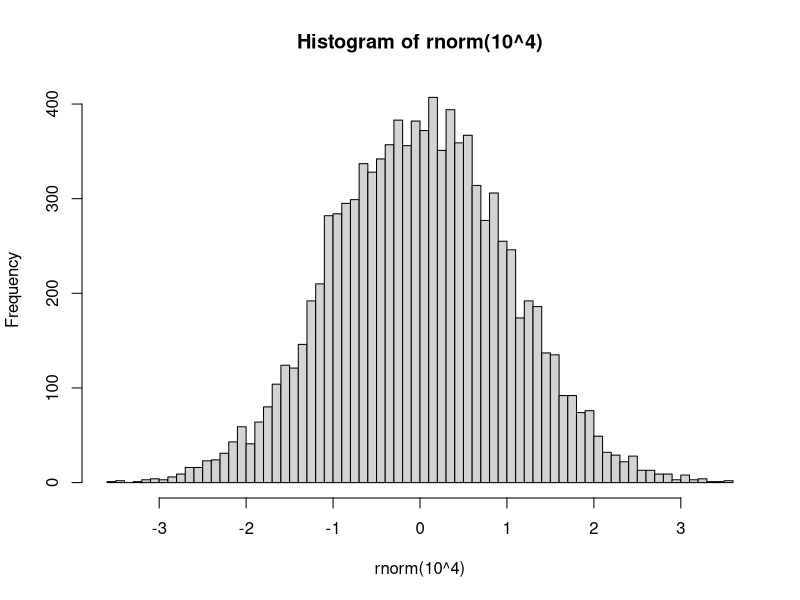
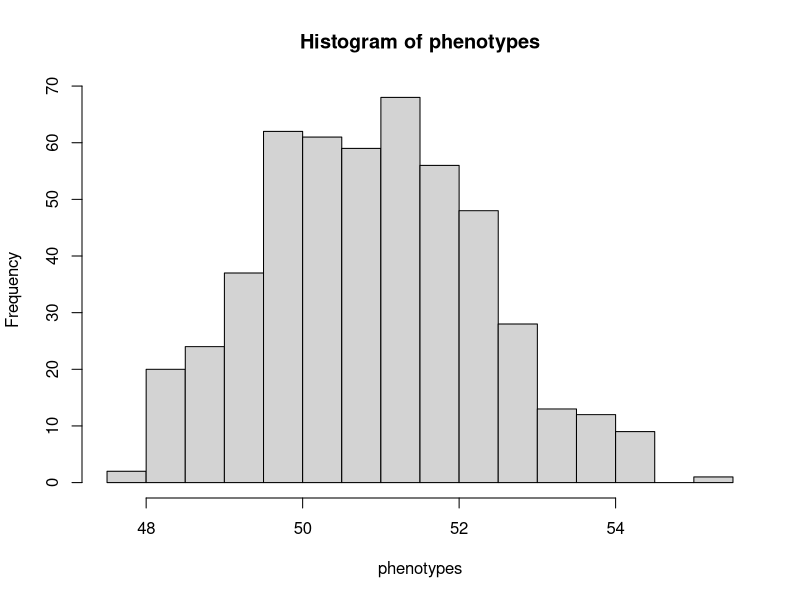
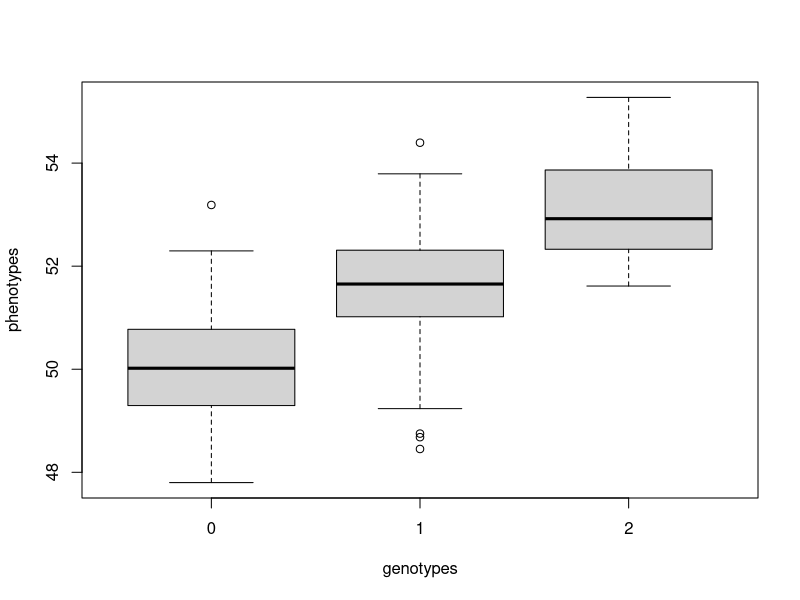
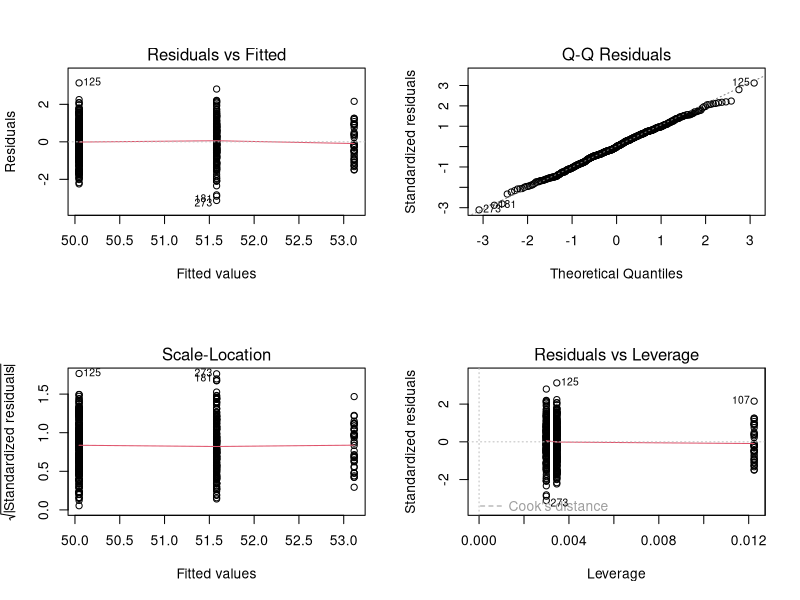

The R script that drew these images, in order:
## ---- chunk 1
R.v.maj <- as.numeric(R.version$major)
R.v.min.1 <- as.numeric(strsplit(R.version$minor, "\\.")[[1]][1])
if(R.v.maj < 2 || (R.v.maj == 2 && R.v.min.1 < 15))
  stop("requires R >= 2.15", call.=FALSE)

suppressPackageStartupMessages(library(knitr))
opts_chunk$set(echo=TRUE, warning=TRUE, message=TRUE, cache=FALSE)

suppressPackageStartupMessages(library(MASS))

options(digits=3)
## ---- chunk 2
hist(rnorm(10^4), breaks="FD")
## ---- chunk 3
knitr::kable(mtcars[1:5,])
## ---- chunk 4
seed <- 1859
set.seed(seed)
## ---- chunk 5
n <- 500
## ---- chunk 6
mu <- 50
## ---- chunk 7
##' Calculate the genotype frequencies (AA, Aa, aa) at Hardy-Weinberg equilibrium.
##'
##' https://en.wikipedia.org/wiki/Hardy%E2%80%93Weinberg_principle
##' @param maf frequency of the minor allele (a)
##' @return vector of genotype frequencies
##' @author Timothée Flutre
calc.geno.freq <- function(maf){
  geno.freq <- c((1 - maf)^2,
                2 * (1 - maf) * maf,
                maf^2)
  names(geno.freq) <- c("AA", "Aa", "aa")
  return(geno.freq)
}

f <- 0.3
genotypes <- sample(x=c(0,1,2), size=n, replace=TRUE, prob=calc.geno.freq(f))
## ---- chunk 8
table(genotypes)
sum(genotypes) / (2 * n)
var(genotypes)
## ---- chunk 9
(beta <- rnorm(n=1, mean=1, sd=1))
## ---- chunk 10
sigma <- 1
errors <- rnorm(n=n, mean=0, sd=sigma)
## ---- chunk 11
phenotypes <- mu + beta * genotypes + errors
## ---- chunk 12
hist(phenotypes, breaks="FD")
## ---- chunk 13
boxplot(phenotypes ~ genotypes, xlab="genotypes", ylab="phenotypes")
## ---- chunk 14
dat <- data.frame(x=genotypes, y=phenotypes)
summary(dat)
## ---- chunk 15
fit <- lm(y ~ x, data=dat)
## ---- chunk 16
par(mfrow=c(2,2))
plot(fit)
## ---- chunk 17
summary(fit)
c(mu, beta, sigma)
(mu.hat <- coefficients(fit)[1])
(beta.hat <- coefficients(fit)[2])
(sigma.hat <- sqrt((1/(n-2) * sum(fit$residuals^2))))
## ---- chunk 18
print(sessionInfo(), locale=FALSE)
